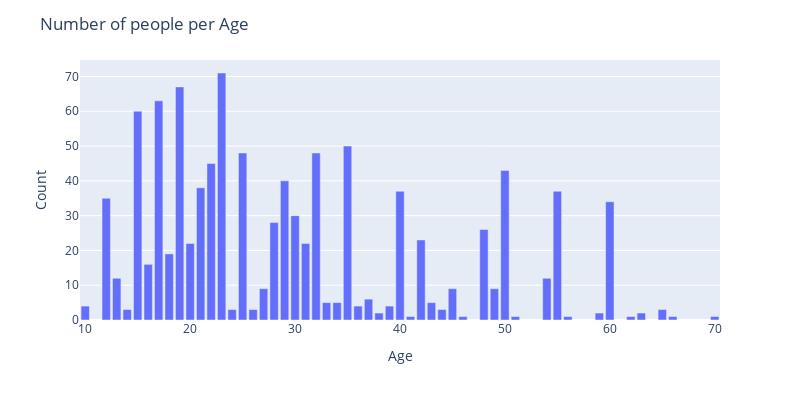

This figure's notebook cell:
### Code cell
data = data[['Age']].value_counts().reset_index()
data.rename(columns={data.columns[1]:'Count'}, inplace=True)
fig = px.bar(data, x='Age', y='Count',width=800, height=400)
fig.update_layout(
    title='Number of people per Age',
    yaxis_title="Count")
fig.show()

### Figure 1 — Plotly figure (JSON) as saved in the notebook; plotly's stock layout.template omitted (floating-point values rounded to 4 significant figures)
{"data": [{"alignmentgroup": "True", "hovertemplate": "Age=%{x}<br>Count=%{y}<extra></extra>", "legendgroup": "", "marker": {"color": "#636efa", "pattern": {"shape": ""}}, "name": "", "offsetgroup": "", "orientation": "v", "showlegend": false, "textposition": "auto", "type": "bar", "x": [23, 19, 17, 15, 35, 25, 32, 22, 50, 29, 21, 40, 55, 12, 60, 30, 28, 48, 42, 20, 31, 18, 16, 13, 54, 27, 45, 49, 37, 43, 34, 33, 10, 36, 39, 44, 26, 24, 14, 65, 38, 59, 63, 46, 41, 51, 56, 62, 66, 70], "xaxis": "x", "y": [71, 67, 63, 60, 50, 48, 48, 45, 43, 40, 38, 37, 37, 35, 34, 30, 28, 26, 23, 22, 22, 19, 16, 12, 12, 9, 9, 9, 6, 5, 5, 5, 4, 4, 4, 3, 3, 3, 3, 3, 2, 2, 2, 1, 1, 1, 1, 1, 1, 1], "yaxis": "y"}], "layout": {"barmode": "relative", "height": 400, "legend": {"tracegroupgap": 0}, "margin": {"t": 60}, "title": {"text": "Number of people per Age"}, "width": 800, "xaxis": {"anchor": "y", "domain": [0, 1], "title": {"text": "Age"}}, "yaxis": {"anchor": "x", "domain": [0, 1], "title": {"text": "Count"}}}}
